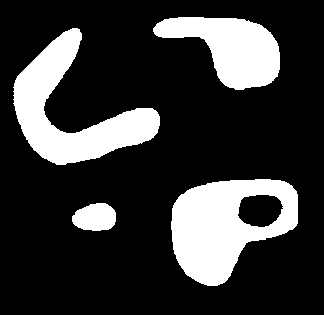
#> input picture PDI/materiales/operaciones_morfologicas/Mask.png, 324 x 315 px
$ python Marcador2.py
#> lines starting #> are read from the running program, lines starting #| are printed output that depends on the picture; after the words box and inside, x2 and y2 are one past the last pixel; in counts of white or black regions, pixels touching at a corner belong together
# -*- coding: utf-8 -*-
"""
Created on Thu Jun  6 12:18:41 2024

@author: jvazquez
"""

import numpy as np
import cv2

def generate_marker(mask, iterations):
    """
    Genera la imagen del marcador aplicando erosiones binarias a la imagen de la máscara.

    :param mask: Imagen binaria que sirve como máscara.
    :param iterations: Número de iteraciones de erosión a aplicar.
    :return: Imagen del marcador.
    """
    # Aplicar erosión binaria a la imagen de la máscara
    marker = cv2.erode(mask, np.ones((3, 3), np.uint8), iterations=iterations)
    return marker

# Leer la imagen de la máscara en escala de grises
mask = cv2.imread('Mask.png', 0)
#> mask: shape (315, 324); 21.6% white; 4 white regions, box (x1, y1, x2, y2) and area: (171, 179, 298, 286) 8230, (13, 28, 160, 165) 7637, (153, 17, 280, 90) 5255, (72, 203, 116, 231) 973

# Convertir la imagen a binaria
_, mask_bin = cv2.threshold(mask, 127, 255, cv2.THRESH_BINARY)

# Generar la imagen del marcador aplicando erosiones
iterations = 15  # Puedes ajustar el número de iteraciones según sea necesario
marker = generate_marker(mask_bin, iterations)
#> in generate_marker, `marker = cv2.erode(mask, np.ones((3, 3), np.uint8), iterations=iterati..`:
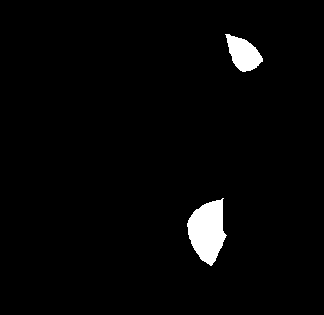
#> marker: shape (315, 324); 2.6% white; 2 white regions, box (x1, y1, x2, y2) and area: (187, 198, 227, 266) 1766, (225, 34, 263, 72) 856

# Guardar y mostrar las imágenes
cv2.imwrite('Marker_generated.png', marker)

cv2.imshow('Máscara', mask_bin)
cv2.imshow('Marcador', marker)
cv2.waitKey(0)
cv2.destroyAllWindows()
